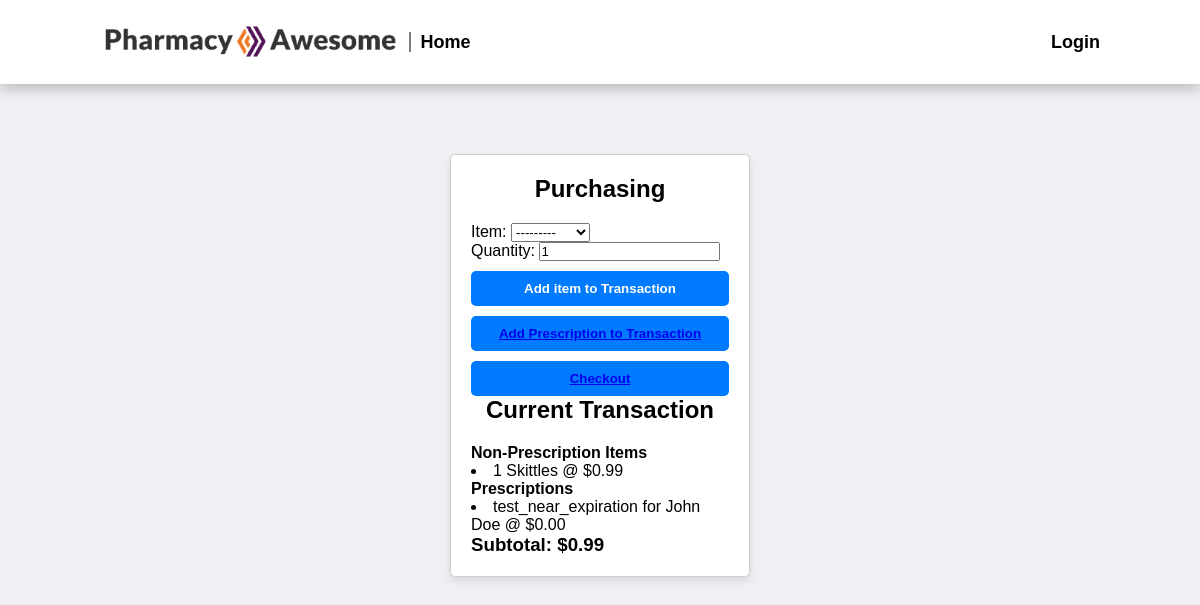
Screenshot of /purchasing/transaction/21/ with the database file from the repository.
### cashier/models.py (models this page shows, shortened)
class PurchasedItemDetails(models.Model):
    item = models.ForeignKey(InventoryItem, on_delete=models.CASCADE, null=True)
    purchase = models.ForeignKey(Purchase, on_delete=models.CASCADE, null=True)
    quantity = models.PositiveIntegerField(default=1)

class InventoryItem(models.Model):
    name = models.CharField(max_length=100)
    quantity = models.PositiveIntegerField(default=1)
    price = models.DecimalField(max_digits=10, decimal_places=2)
    expiry_date = models.DateField()
    def __str__(self):
        return self.name

class Purchase(models.Model):
    items = models.ManyToManyField(InventoryItem, through="PurchasedItemDetails")
    prescriptions = models.ManyToManyField(Prescription, through="PurchasedPrescriptionDetails")
    patient = models.ForeignKey(Patient, on_delete=models.CASCADE, null=True)
    purchase_date = models.DateTimeField(default=timezone.now)
    total_cost = models.DecimalField(max_digits=10, decimal_places=2)
    quantity_sold = models.PositiveBigIntegerField(default=1)
    signature_image = models.ImageField(upload_to='signatures/', blank=True, null=True) # Store signatures

### prescriptions/models.py (models this page shows)
class Prescription(models.Model):
    patient = models.ForeignKey(Patient, on_delete=models.CASCADE, null=True, related_name="prescriptions")
    medication = models.ForeignKey(Drug, on_delete=models.CASCADE, null=True)
    dosage = models.CharField(max_length=100)
    instructions = models.TextField(max_length=1000)
    doctor_name = models.CharField(max_length=100)
    in_person = models.BooleanField(default=False)
    date_prescribed = models.DateTimeField(auto_now_add=True)
    price = models.DecimalField(max_digits=10, decimal_places=2, default=0)
    is_filled = models.BooleanField(default=False)  # New field to track if prescription is filled
    picked_up = models.BooleanField(default=False)  # New field to track if prescription has been picked up by patient
    created_by = CurrentUserField()
    def __str__(self):
        return f"{self.medication.drug_name} for {self.patient.first_name}  {self.patient.last_name}"

### drugs/models.py (models this page shows, shortened)
class Drug(models.Model):
    DOSAGE_FORM = [
        ("Tablet", "Tablet"),
        ("Capsule", "Capsule"),
        ("Liquid", "Liquid"),
        ("Ointment", "Ointment")
    ]
    DRUG_CLASS= [
        ('Analgesics', 'Analgesics'),
        ('Antibiotics', 'Antibiotics'),
        ('Antivirals', 'Antivirals'),
        ('Antidepressants', 'Antidepressants'),
        ('Antihypertensives', 'Antihypertensives'),
        ('Antihistamines', 'Antihistamines'),
        ('Anticoagulants', 'Anticoagulants'),
        ('Diuretics', 'Diuretics'),
        ('Hormonal agents', 'Hormonal agents'),
        ('Statins', 'Statins'),
        ('Beta-blockers', 'Beta-blockers'),
        ('Corticosteroids', 'Corticosteroids'),
        ('Mood stabilizers', 'Mood stabilizers'),
        ('Antipsychotics', 'Antipsychotics'),
        ('Immunosuppressants', 'Immunosuppressants'),
    ]
    RX_CHOICE = [
        ('Yes', 'Yes'),
        ('No', 'No'),
    ]
    drug_name    = models.CharField(max_length=255) # Common name.
    generic_name = models.CharField(max_length=255, blank=True, null=True) # Generic name.
    brand_name   = models.CharField(max_length=255, blank=True, null=True) # Brand names associated.
    dosage_form  = models.CharField(max_length=20, choices=DOSAGE_FORM) # Dosage form: tablet, capsule, liquid, ointment.
    strength     = models.PositiveIntegerField() # Amount of active ingredients per unit in mg.
    manufacturer = models.CharField(max_length=255) # Manufacturer name.
    drug_class   = models.CharField(max_length=20, choices=DRUG_CLASS) # Classification: antibiotic, analgesic...
    indications  = models.TextField(blank=True, null=True) # Medical condition for which the drug is prescribed.
    side_effects = models.TextField(blank=True, null=True) # Common side effects.
    contraind    = models.TextField(blank=True, null=True) # Conditions that serve as reasons to not use the drug.
    dosage_inst  = models.TextField(blank=True, null=True) # Recommended dosage.
    stock_qty    = models.PositiveIntegerField(default=0) # Number of units available.
    exp_date     = models.DateField() # Expiration date.
    rx_required  = models.CharField(max_length=20, choices=RX_CHOICE) # Is a prescription is necessary.
    price        = models.DecimalField(max_digits=10, decimal_places=2) # Cost of the drug per unit.
    storage_cond = models.TextField(blank=True, null=True) # Recommended storage information: temperature, light exposure...
    bar_code     = models.CharField(max_length=100, unique=True) # Unique identifier.
    created_at   = models.DateTimeField(auto_now_add=True) # Date of entry created.
    updated_at   = models.DateTimeField(auto_now=True) # Date of entry updated.

### patient/models.py (models this page shows, shortened)
class Patient(models.Model):
    first_name = models.CharField(max_length=255)
    last_name = models.CharField(max_length=255)
    dob = models.DateField()
    address = models.CharField(max_length=255)
    phone = models.CharField(max_length=255)
    email = models.EmailField()
    insurance = models.CharField(max_length=255)

### cashier/views.py (the view)
# urls.py: path('transaction/<int:pk>/', views.transaction, name='transaction'),
def transaction(request, pk=None):
    if pk is not None:
        purchase = get_object_or_404(Purchase, pk=pk)
    else:
        purchase = Purchase.objects.create(quantity_sold=0, total_cost=0, patient=None)
        return redirect(f'/purchasing/transaction/{purchase.id}')
    if request.method == 'POST':
        form = PurchaseForm(request.POST, instance=purchase)
        if form.is_valid():
            data = form.cleaned_data
            try:
                details = PurchasedItemDetails.objects.get(item=data["item"], purchase=purchase)
                if details.quantity + data["quantity"] > data["item"].quantity:
                    messages.error(request, f"Quantity requested surpasses amount available. Remaining inventory = {data['item'].quantity - details.quantity}")
                    return redirect(f'/purchasing/transaction/{purchase.id}')
                details.quantity += data["quantity"]
                details.save()
            except ObjectDoesNotExist:
                if data["quantity"] > data["item"].quantity:
                    messages.error(request, f"Quantity requested surpasses amount available. Remaining inventory = {data['item'].quantity}")
                    return redirect(f'/purchasing/transaction/{purchase.id}')
                PurchasedItemDetails.objects.create(item=data["item"], purchase=purchase, quantity=data["quantity"])
            purchase.total_cost += data["quantity"] * data["item"].price
            purchase.quantity_sold += data["quantity"]
            purchase.save()
            return redirect(f'/purchasing/transaction/{purchase.id}')
    else:
        form = PurchaseForm()
    return render(request, 'transaction.html', {'form': form, 'purchase': purchase})

### cashier/forms.py
class PurchaseForm(forms.ModelForm):
    item = forms.ModelChoiceField(queryset=InventoryItem.objects.all())
    quantity = forms.IntegerField(min_value=1, initial=1)
    class Meta:
        model = Purchase
        fields = ['item', 'quantity']

### cashier/templatetags/get_details.py (called while the page is built)
@register.filter
def get_item_details(item, purchase):
    return item.purchaseditemdetails_set.get(purchase=purchase)

### drugs/templatetags/custom_filters.py (called while the page is built)
@register.filter
def is_in_group(user, group_names):
    group_list = group_names.split(',')
    return user.groups.filter(name__in=group_list).exists()

### cashier/templates/transaction.html (shortened to what this page needs)
{% extends "base.html" %}
{% block css %}
    {% load static %}
    <link rel="stylesheet" type="text/css" href="{% static 'form.css' %}" />
{% endblock css %}
{% block content %}
<div class="form-container">
    <h2>Purchasing</h2>
    <form method="post">
        {{ form.as_p }}
        <button type="submit">Add item to Transaction</button>
    </form>
    <button>
        {% if purchase.patient is not None %}
        <a href="{% url 'prescription_transaction' purchase.id %}">Add Prescription to Transaction</a></button><br>
        {% else %}
        <a href="{% url 'select_patient' purchase.id %}">Add Prescription to Transaction</a></button><br>
        {% endif %}
    <button><a href="{% url 'checkout' purchase.id %}">Checkout</a></button><br>
    {% load get_details %}
    <h2>Current Transaction</h2>
    {% if purchase.items.all %}
    <h4>Non-Prescription Items</h4>
        {% for item in purchase.items.all %}
            {% with details=item|get_item_details:purchase %}
            <li>{{details.quantity}} {{item}} @ ${{item.price}}</li>
            {% endwith %}
        {% endfor %}
    {% endif %}
    {% if purchase.prescriptions.all %}
    <h4>Prescriptions</h4>
        {% for prescription in purchase.prescriptions.all %}
            <li>{{prescription}} @ ${{prescription.price}}</li>
        {% endfor %}
    {% endif %}
    <h3>Subtotal: ${{purchase.total_cost}}</h3>
</div>
{% endblock %}

### static/form.css (style rules this page uses)
.form-container { max-width: 300px; margin: 50px auto; padding: 20px; border: 1px solid; border-radius: 5px; }
.form-container h2 { text-align: center; margin-bottom: 20px; }
.form-container button { width: 100%; padding: 10px; border: none; border-radius: 5px; cursor: pointer; font-weight: bold; margin-top: 10px; transition: background-color 0.3s; }
.form-container { background-color: #fff; border-color: #ccc; color: #000; box-shadow: 0 4px 8px rgba(0, 0, 0, 0.1); }
.form-container button { color: #fff; background-color: #007bff; }

### static/base.css (style rules this page uses)
* { margin: 0; padding: 0; box-sizing: border-box; font-family: "Poppins", sans-serif; }
body { font-family: Arial, sans-serif; display: flex; flex-direction: column; height: 100vh; background-color: #eff0f3; }

### rows the page displays
InventoryItem: name "Skittles", price "0.99"
PurchasedItemDetails: quantity "1"
Prescription: medication+patient "test_near_expiration for John Doe", price "0.00"
Purchase: total_cost "0.99"
